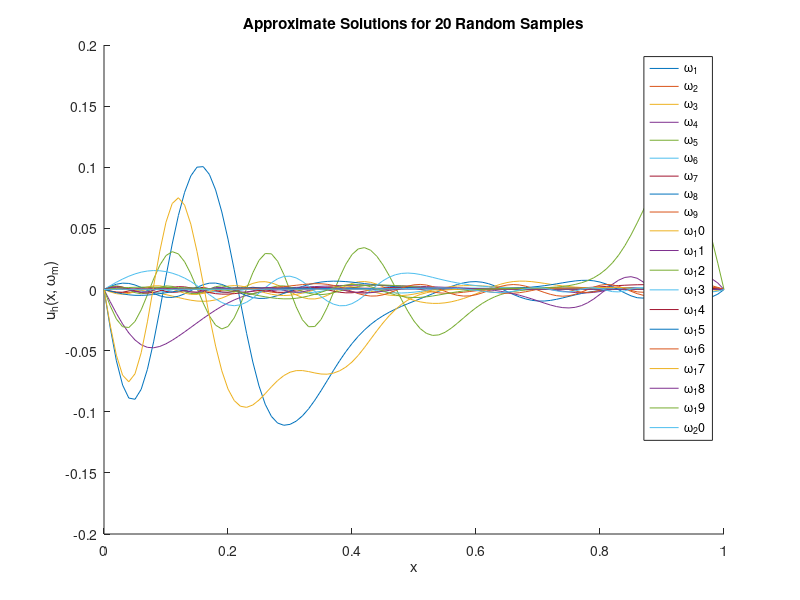

Write MATLAB code to recreate this figure.
% Parameters
P = 50;
mu = 1;
sigma = 4;
N = 100; % Number of elements in the finite element grid
h = 1/N; % Element size

% Finite element grid
x = linspace(0, 1, N+1)'; % N+1 nodes in the interval [0, 1]

% Assembly of the stiffness matrix and load vector
A = zeros(N+1, N+1); % Stiffness matrix
b = h * ones(N+1, 1); % Load vector for f = 1

% Basis function derivatives (constant in each element)
phi_prime = [-1/h; 1/h];

% Assembling the stiffness matrix A
for i = 1:N
    A(i:i+1, i:i+1) = A(i:i+1, i:i+1) + h * (phi_prime * phi_prime');
end

% Apply boundary conditions
A(1, :) = 0; A(1, 1) = 1; % u(0) = 0
A(end, :) = 0; A(end, end) = 1; % u(1) = 0
b(1) = 0; b(end) = 0;

% Generate 20 random samples and compute solutions
num_samples = 20;
solutions = zeros(N+1, num_samples);

for m = 1:num_samples
    % Generate random variables xi_p(w)
    xi = -1 + 2 * rand(P, 1); % Uniform distribution U(-1, 1)
    
    % Compute a(x, omega) on the grid
    a = mu + sum(sigma * (cos((1:P)' * pi * x') ./ ((1:P)'.^2 * pi^2)) .* xi, 1)';
    
    % Modify the stiffness matrix with a(x, omega)
    A_mod = A;
    for i = 1:N
        A_mod(i:i+1, i:i+1) = A_mod(i:i+1, i:i+1) .* a(i);
    end
    
    % Solve the linear system for u_h(x, omega)
    u_h = A_mod \ b;
    
    % Store the solution
    solutions(:, m) = u_h;
end

% Plot the solutions
figure;
hold on;
for m = 1:num_samples
    plot(x, solutions(:, m), 'DisplayName', ['\omega_' num2str(m)]);
end
xlabel('x');
ylabel('u_h(x, \omega_m)');
title('Approximate Solutions for 20 Random Samples');
legend;
hold off;
